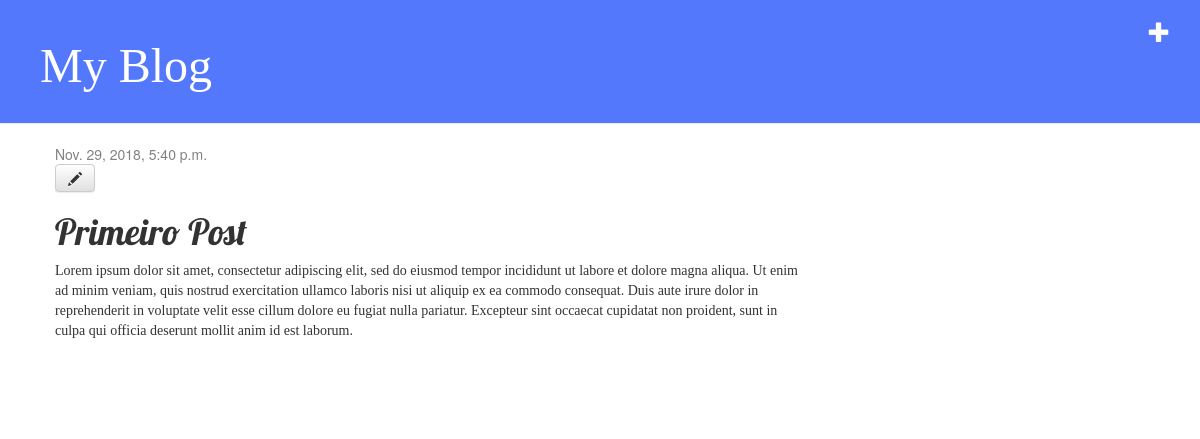
The app's page /post/1/ with its own data.
### blog/models.py (models this page shows, shortened)
class Post(models.Model):
    author = models.ForeignKey('auth.User', on_delete=models.CASCADE)
    title = models.CharField(max_length=200)
    text = models.TextField()
    created_date = models.DateTimeField(
        default=timezone.now)
    published_date = models.DateTimeField(
        blank=True, null=True)

### blog/views.py (the view)
# urls.py: path('post/<int:pk>/', views.post_detail, name='post_detail'),
def post_detail(request, pk):
    post = get_object_or_404(Post, pk=pk)
    return render(request, 'blog/post_detail.html', {'post': post})

### blog/templates/blog/post_detail.html
{% extends 'blog/base.html' %}
{% block content %}
     <div class="post">
         {% if post.published_date %}
             <div class="date">
                 {{ post.published_date }}
             </div>
         {% endif %}
         <a class="btn btn-default" href="{% url 'post_edit' pk=post.pk %}"><span class="glyphicon glyphicon-pencil"></span></a>
         <h1>{{ post.title }}</h1>
         <p>{{ post.text|linebreaksbr }}</p>
     </div>
{% endblock %}

### blog/static/css/blog.css (style rules this page uses)
body { padding-left: 0px; }
h1, h2, h3, h4 { font-family: 'Lobster', cursive; }
.date { color: #828282; }
.post { margin-bottom: 70px; }
p { font-family: 'Ani'; }

### records on screen
Post: published_date "Nov. 29, 2018, 5:40 p.m.", title "Primeiro Post", text "Lorem ipsum dolor sit amet, consectetur adipiscing elit, sed do eiusmod tempor incididunt ut labore et dolore magna aliqua. Ut enim ad minim veniam, quis nostrud exercitation ullamco laboris nisi ut aliquip ex ea commodo consequat. Duis aute irure dolor in reprehenderit in voluptate velit esse cillum dolore eu fugiat nulla pariatur. Excepteur sint occaecat cupidatat non proident, sunt in culpa qui officia deserunt mollit anim id est laborum."
